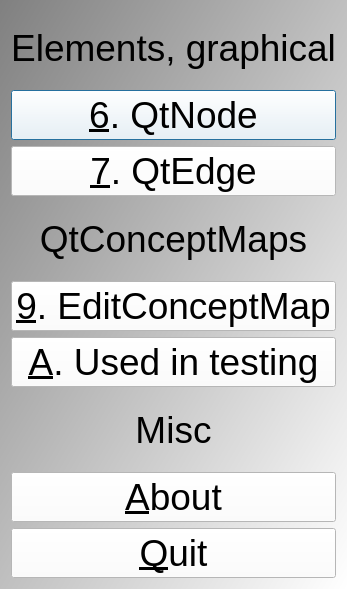
<?xml version="1.0" encoding="UTF-8"?>
<ui version="4.0">
 <class>QtTestMenuDialog</class>
 <widget class="QDialog" name="QtTestMenuDialog">
  <property name="geometry">
   <rect>
    <x>0</x>
    <y>0</y>
    <width>252</width>
    <height>589</height>
   </rect>
  </property>
  <property name="font">
   <font>
    <pointsize>28</pointsize>
   </font>
  </property>
  <property name="windowTitle">
   <string>TestConceptMap</string>
  </property>
  <property name="styleSheet">
   <string notr="true">QDialog { 
background-color: qlineargradient(x1: 0, y1: 0, x2: 1, y2: 1, stop: 0  #808080, stop: 1 #ffffff);
}
QPushButton { background-color: rgb(255, 255, 255);  }
QPushButton { color: rgb(0,0,0); }
QPushButton { font: 20px &quot;Courier New&quot;, courier, monospace }</string>
  </property>
  <layout class="QVBoxLayout" name="verticalLayout">
   <item>
    <widget class="QLabel" name="label_2">
     <property name="text">
      <string>Elements, graphical</string>
     </property>
     <property name="alignment">
      <set>Qt::AlignCenter</set>
     </property>
    </widget>
   </item>
   <item>
    <widget class="QPushButton" name="button_qtnode">
     <property name="text">
      <string>&amp;6. QtNode</string>
     </property>
    </widget>
   </item>
   <item>
    <widget class="QPushButton" name="button_qtedge">
     <property name="enabled">
      <bool>true</bool>
     </property>
     <property name="text">
      <string>&amp;7. QtEdge</string>
     </property>
    </widget>
   </item>
   <item>
    <widget class="QLabel" name="label_3">
     <property name="text">
      <string>QtConceptMaps</string>
     </property>
     <property name="alignment">
      <set>Qt::AlignCenter</set>
     </property>
    </widget>
   </item>
   <item>
    <widget class="QPushButton" name="button_edit_conceptmap">
     <property name="text">
      <string>&amp;9. EditConceptMap</string>
     </property>
    </widget>
   </item>
   <item>
    <widget class="QPushButton" name="button_view_conceptmaps">
     <property name="text">
      <string>&amp;A. Used in testing</string>
     </property>
    </widget>
   </item>
   <item>
    <widget class="QLabel" name="label_5">
     <property name="text">
      <string>Misc</string>
     </property>
     <property name="alignment">
      <set>Qt::AlignCenter</set>
     </property>
    </widget>
   </item>
   <item>
    <widget class="QPushButton" name="button_about">
     <property name="text">
      <string>&amp;About</string>
     </property>
    </widget>
   </item>
   <item>
    <widget class="QPushButton" name="button_quit">
     <property name="text">
      <string>&amp;Quit</string>
     </property>
    </widget>
   </item>
  </layout>
 </widget>
 <layoutdefault spacing="6" margin="11"/>
 <tabstops>
  <tabstop>button_qtnode</tabstop>
  <tabstop>button_qtedge</tabstop>
  <tabstop>button_edit_conceptmap</tabstop>
  <tabstop>button_view_conceptmaps</tabstop>
  <tabstop>button_about</tabstop>
  <tabstop>button_quit</tabstop>
 </tabstops>
 <resources/>
 <connections/>
</ui>
